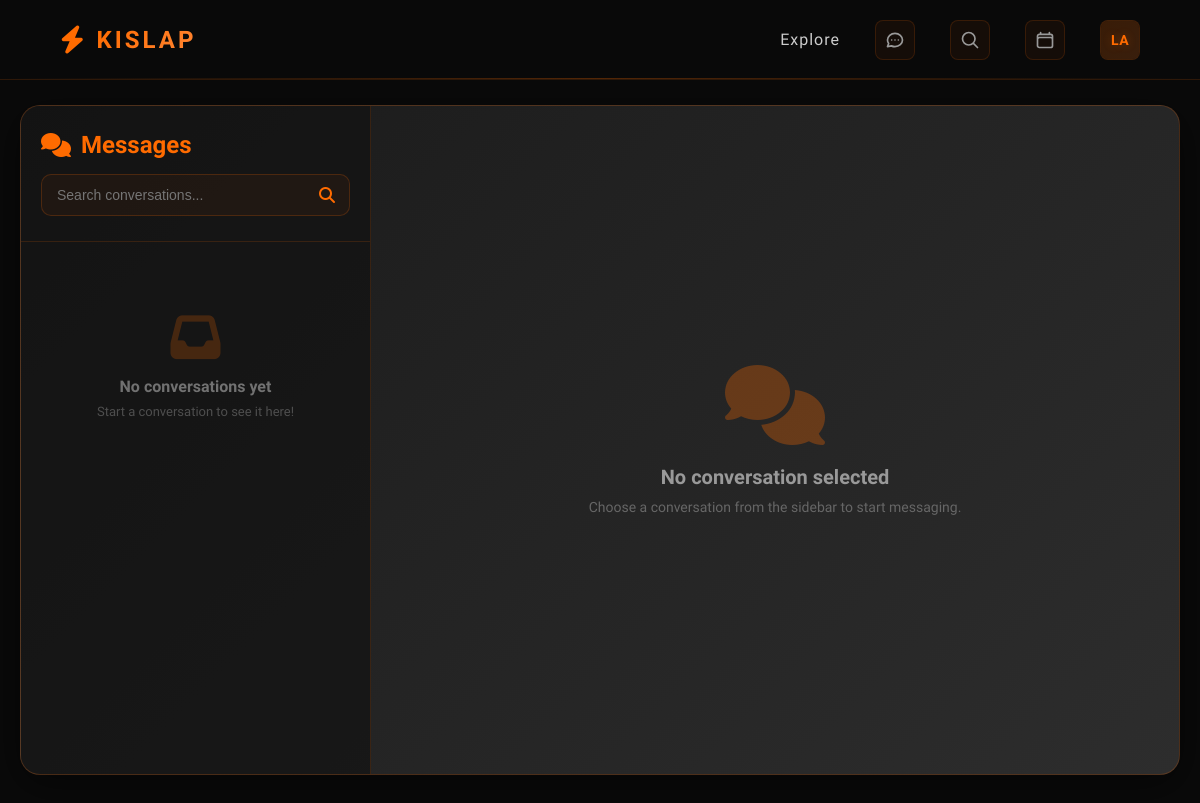
/index.php?controller=Chat&action=view (signed in), run on an earlier commit of the app's database.
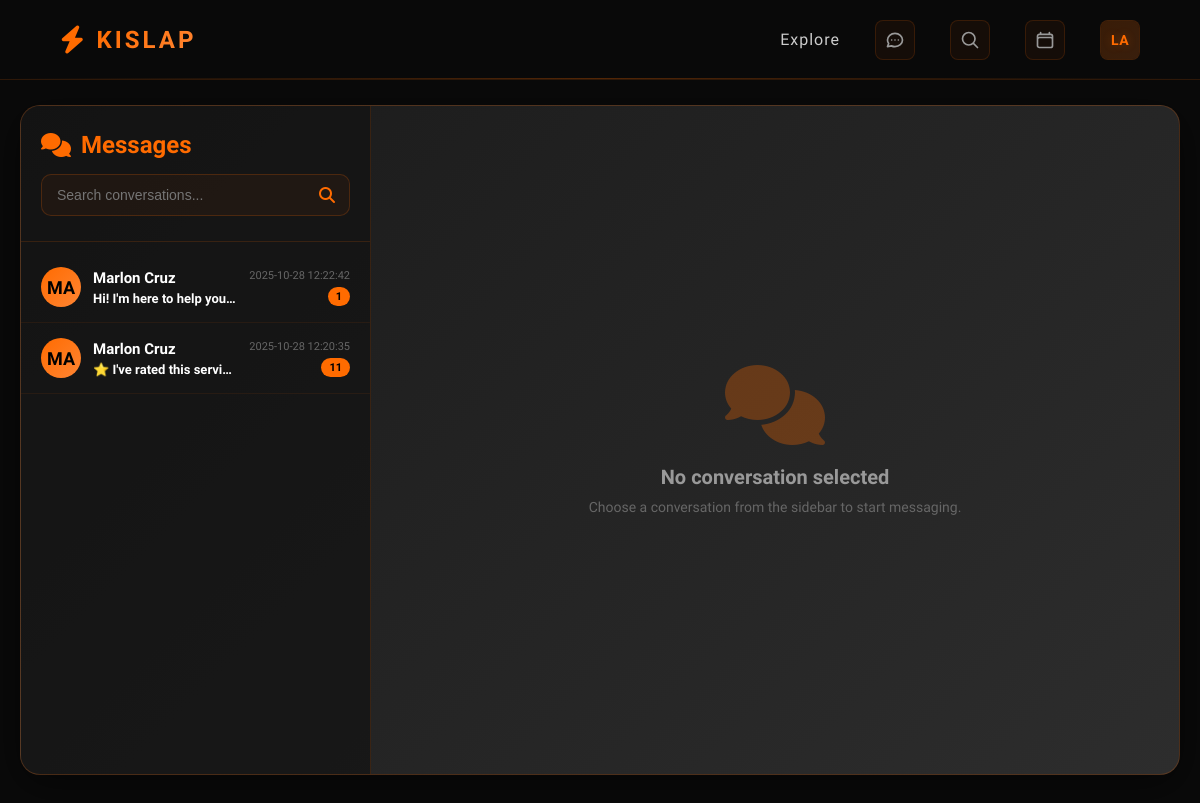
And on a later commit of the database.
### tables this page shows
CREATE TABLE `conversations` (
  `conversation_id` int(11) NOT NULL,
  `user_id` int(11) NOT NULL,
  `worker_id` int(11) NOT NULL,
  `type` enum('ai','direct') DEFAULT 'direct',
  `booking_status` enum('pending_ai','pending_worker','pending_confirmation','negotiating','confirmed','awaiting_deposit','deposit_paid','in_progress','awaiting_final_payment','completed','rated','cancelled','requires_info') DEFAULT 'pending_ai',
  `created_at` timestamp NOT NULL DEFAULT current_timestamp(),
  `updated_at` timestamp NOT NULL DEFAULT current_timestamp() ON UPDATE current_timestamp()
);

### controllers/ChatController.php (called while the page is built, shortened)
<?php
require_once __DIR__ . '/../model/repositories/ChatRepository.php';
class ChatController
{
    private ChatRepository $chatRepo;
    public function __construct()
    {
        $this->chatRepo = new ChatRepository();
    }
    public function view()
    {
        $user = $_SESSION['user'] ?? null;
        $worker = $_SESSION['worker'] ?? null;
        $userId = $user['user_id'] ?? $worker['worker_id'] ?? null;
        $userType = $user ? 'user' : ($worker ? 'worker' : null);
        $conversations = $this->chatRepo->getConversationsForUser($userId, $userType);
        require __DIR__ . '/../views/home/messages.php';
    }
}

### Router.php (called while the page is built, shortened)
<?php
class Router
{
    private string $defaultAction = "index";
    public function route(): void
    {
        $actionName = $_GET["action"] ?? $this->defaultAction;
        $controller = new $controllerName();
        $controller->$actionName();
    }
}

### index.php (called while the page is built, shortened)
<?php
require_once "Router.php";
$router = new Router();
$router->route();

### model/repositories/BaseRepository.php (called while the page is built, shortened)
<?php
abstract class BaseRepository
{
    public function __construct()
    {
        $this->conn = new PDO("mysql:host=localhost;dbname=kislap", "root", "");
    }
}

### model/repositories/ChatRepository.php (called while the page is built, shortened)
<?php
require_once __DIR__ . '/BaseRepository.php';
class ChatRepository extends BaseRepository
{
    public function getConversationsForUser(int $userId, string $userType): array
    {
        $idColumn = $userType === 'user' ? 'c.user_id' : 'c.worker_id';
        $otherUserJoin = $userType === 'user'
            ? "JOIN workers w ON c.worker_id = w.worker_id"
            : "JOIN user u ON c.user_id = u.user_id";
        $otherUserName = $userType === 'user'
            ? "CONCAT(w.firstName, ' ', w.lastName)"
            : "CONCAT(u.firstName, ' ', u.lastName)";
        $sql = "
            SELECT
                c.conversation_id,
                c.type,
                $otherUserName AS other_user_name,
                lm.message_text AS last_message,
                lm.sent_at AS last_message_time,
                (SELECT COUNT(*) FROM messages m
                 WHERE m.conversation_id = c.conversation_id
                 AND m.is_read = 0
                 AND m.sender_type != ?) AS unread_count
            FROM conversations c
            $otherUserJoin
            LEFT JOIN (
                SELECT conversation_id, message_text, sent_at
                FROM messages
                WHERE (conversation_id, message_id) IN (
                    SELECT conversation_id, MAX(message_id)
                    FROM messages
                    GROUP BY conversation_id
                )
            ) AS lm ON c.conversation_id = lm.conversation_id
            WHERE $idColumn = ?
            GROUP BY c.conversation_id
            ORDER BY lm.sent_at DESC
        ";
        $stmt = $this->conn->prepare($sql);
        $stmt->execute([$userType, $userId]);
        return $stmt->fetchAll(PDO::FETCH_ASSOC);
    }
}

### views/home/messages.php (the view, shortened to what the changed rows need)
<?php
$conversations = $conversations ?? [];
$activeConversation = $activeConversation ?? null;
?>
<!DOCTYPE html>
<html lang="en">
<head>
    <link href="https://cdnjs.cloudflare.com/ajax/libs/font-awesome/6.4.0/css/all.min.css" rel="stylesheet">
    <link rel="stylesheet" href="/Kislap/public/css/style.css" type="text/css">
    <link rel="stylesheet" href="/Kislap/public/css/messages.css" type="text/css">
    <link rel="stylesheet" href="/Kislap/public/css/package-cards.css" type="text/css">
</head>
<body>
<?php require __DIR__ . '/../shared/navbar.php'; ?>
<div class="messages-container">
    <div class="messages-wrapper">
        <div class="conversations-sidebar">
            <div class="sidebar-header">
                <h2><i class="fas fa-comments"></i> Messages</h2>
            </div>
            <div class="conversations-list" id="conversationsList">
                <?php if (empty($conversations)): ?>
                    <div class="empty-state-sidebar">
                        <i class="fas fa-inbox"></i>
                        <h3>No conversations yet</h3>
                        <p>Start a conversation to see it here!</p>
                    </div>
                <?php else: ?>
                    <?php foreach ($conversations as $conv): ?>
                        <?php
                        $convId = $conv['conversation_id'] ?? 0;
                        $otherUserName = $conv['other_user_name'] ?? 'Unknown User';
                        $lastMessage = $conv['last_message'] ?? 'No messages yet';
                        $lastMessageTime = $conv['last_message_time'] ?? '';
                        $unreadCount = $conv['unread_count'] ?? 0;
                        $isActive = isset($activeConversation['conversation_id']) && $convId == $activeConversation['conversation_id'];
                        ?>
                        <div class="conversation-item <?php echo $isActive ? 'active' : ''; ?> <?php echo $unreadCount > 0 ? 'unread' : ''; ?>"
                             onclick="loadConversation(<?php echo $convId; ?>)">
                            <div class="conversation-header">
                                <div class="user-avatar">
                                    <?php echo strtoupper(substr($otherUserName, 0, 2)); ?>
                                </div>
                                <div class="conversation-info">
                                    <div class="conversation-name"><?php echo htmlspecialchars($otherUserName); ?></div>
                                    <div class="conversation-preview"><?php echo htmlspecialchars($lastMessage); ?></div>
                                </div>
                                <div class="conversation-meta">
                                    <span class="conversation-time"><?php echo htmlspecialchars($lastMessageTime); ?></span>
                                    <?php if ($unreadCount > 0): ?>
                                        <span class="unread-badge"><?php echo $unreadCount; ?></span>
                                    <?php endif; ?>
                                </div>
                            </div>
                        </div>
                    <?php endforeach; ?>
                <?php endif; ?>
            </div>
        </div>
    </div>
</div>
</body>
</html>

What changed in the data, as far as the page shows it:
added conversations: otherUserName "MA", otherUserName "Marlon Cruz", lastMessage "Hi! I'm here to help you…", lastMessageTime "2025-10-28 12:22:42", unreadCount "1"
added conversations: otherUserName "MA", otherUserName "Marlon Cruz", lastMessage "⭐ I've rated this servi…", lastMessageTime "2025-10-28 12:20:35", unreadCount "11"
Also different on the page:
text no longer shown: "No conversations yet Start a conversation to see it here!"
